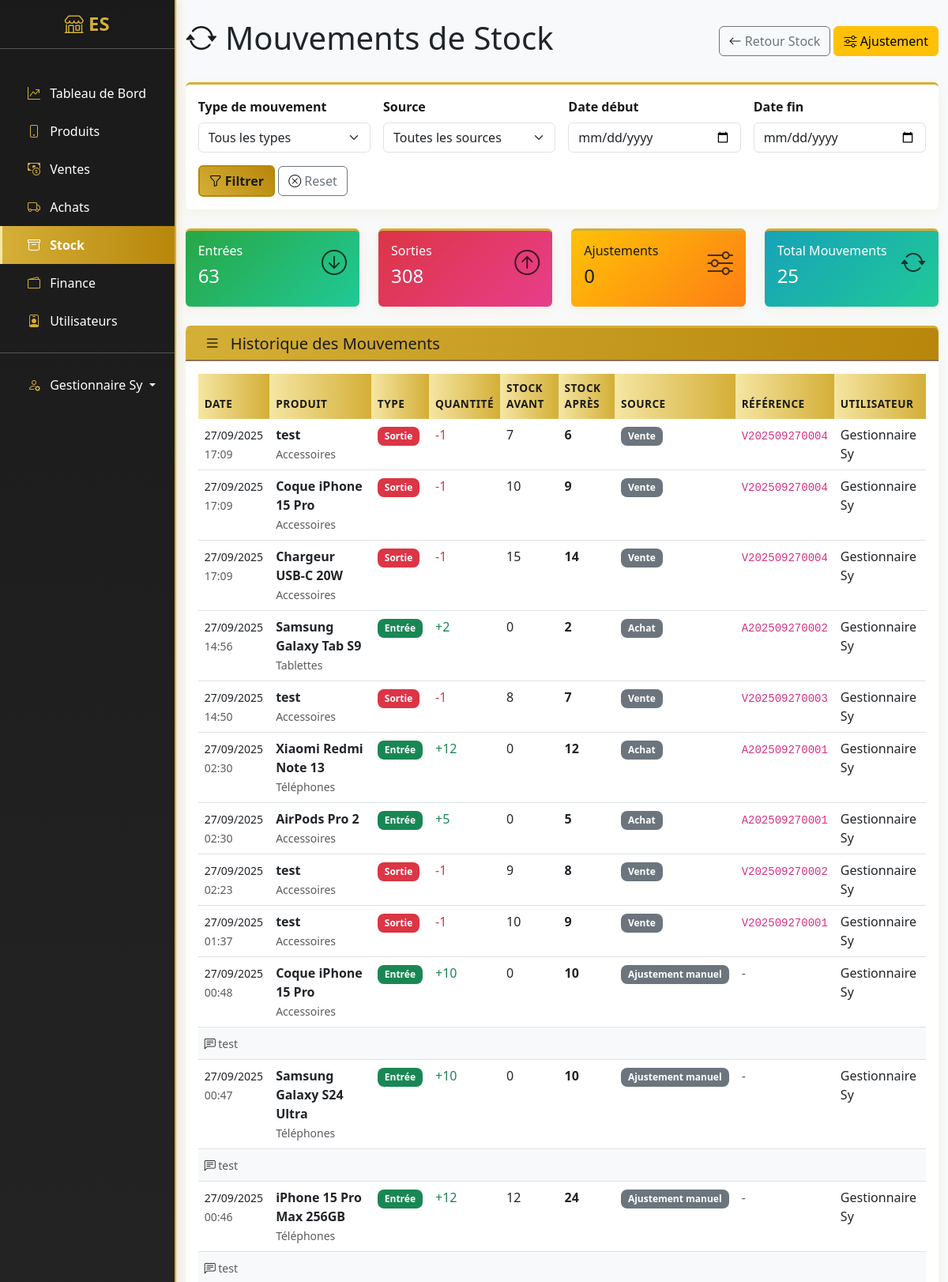
Screenshot of /stock/mouvements/ (signed in, upper part) with the database file from the repository.
### apps/users/models.py (models this page shows, shortened)
class User(AbstractUser):
    ROLE_CHOICES = [
        ('admin', 'Administrateur'),
        ('manager', 'Gestionnaire'),
        ('cashier', 'Caissier'),
    ]
    email = models.EmailField(unique=True)
    telephone = models.CharField(max_length=15, blank=True)
    role = models.CharField(max_length=20, choices=ROLE_CHOICES, default='Administrateur')
    date_creation = models.DateTimeField(auto_now_add=True)
    USERNAME_FIELD = 'username'
    REQUIRED_FIELDS = ['email']
    class Meta:
        verbose_name = "Utilisateur"
        verbose_name_plural = "Utilisateurs"

### apps/stock/models.py (models this page shows, shortened)
class MouvementStock(models.Model):
    TYPE_CHOICES = [
        ('ENTREE', 'Entrée'),
        ('SORTIE', 'Sortie'),
        ('AJUSTEMENT', 'Ajustement'),
        ('INVENTAIRE', 'Inventaire'),
    ]
    SOURCE_CHOICES = [
        ('achat', 'Achat'),
        ('vente', 'Vente'),
        ('ajustement', 'Ajustement manuel'),
        ('inventaire', 'Inventaire'),
        ('retour', 'Retour'),
        ('perte', 'Perte'),
    ]
    produit = models.ForeignKey(Produit, on_delete=models.CASCADE, related_name='mouvements')
    type = models.CharField(max_length=20, choices=TYPE_CHOICES)
    quantite = models.IntegerField()
    quantite_avant = models.PositiveIntegerField()
    quantite_apres = models.PositiveIntegerField()
    source = models.CharField(max_length=20, choices=SOURCE_CHOICES)
    reference = models.CharField(max_length=100, blank=True, help_text="Référence du document source")
    motif = models.TextField(blank=True)
    utilisateur = models.ForeignKey(User, on_delete=models.SET_NULL, null=True)
    date = models.DateTimeField(auto_now_add=True)
    class Meta:
        verbose_name = "Mouvement de stock"
        verbose_name_plural = "Mouvements de stock"
        ordering = ['-date']

### apps/produits/models.py (models this page shows, shortened)
class Produit(models.Model):
    nom = models.CharField(max_length=200)
    slug = models.SlugField(unique=True, blank=True)
    categorie = models.ForeignKey(Categorie, on_delete=models.CASCADE, related_name='produits')
    description = models.TextField(blank=True)
    prix_achat = models.DecimalField(max_digits=10, decimal_places=2, default=0)
    prix_vente = models.DecimalField(max_digits=10, decimal_places=2)
    quantite_stock = models.PositiveIntegerField(default=0)
    seuil_alerte = models.PositiveIntegerField(default=5, help_text="Quantité minimum avant alerte")
    date_ajout = models.DateTimeField(auto_now_add=True)
    image = models.ImageField(upload_to='produits/', blank=True, null=True)
    actif = models.BooleanField(default=True)
    class Meta:
        verbose_name = "Produit"
        verbose_name_plural = "Produits"
        ordering = ['-date_ajout']

class Categorie(models.Model):
    nom = models.CharField(max_length=100, unique=True)
    description = models.TextField(blank=True)
    date_creation = models.DateTimeField(auto_now_add=True)
    class Meta:
        verbose_name = "Catégorie"
        verbose_name_plural = "Catégories"
        ordering = ['nom']

### apps/stock/views.py (the view)
# urls.py: path('mouvements/', views.MouvementStockListView.as_view(), name='mouvements'),
class MouvementStockListView(LoginRequiredMixin, ListView):
    model = MouvementStock
    template_name = 'stock/mouvements.html'
    context_object_name = 'mouvements'
    paginate_by = 50
    def get_queryset(self):
        queryset = MouvementStock.objects.select_related('produit', 'utilisateur', 'produit__categorie').all()
        type_filter = self.request.GET.get('type')
        if type_filter:
            queryset = queryset.filter(type=type_filter)
        source_filter = self.request.GET.get('source')
        if source_filter:
            queryset = queryset.filter(source=source_filter)
        date_debut = self.request.GET.get('date_debut')
        if date_debut:
            queryset = queryset.filter(date__date__gte=date_debut)
        date_fin = self.request.GET.get('date_fin')
        if date_fin:
            queryset = queryset.filter(date__date__lte=date_fin)
        return queryset.order_by('-date')
    def get_context_data(self, **kwargs):
        context = super().get_context_data(**kwargs)
        mouvements = self.get_queryset()
        context['stats'] = {
            'entrees': mouvements.filter(type='ENTREE').aggregate(total=Sum('quantite'))['total'] or 0,
            'sorties': mouvements.filter(type='SORTIE').aggregate(total=Sum('quantite'))['total'] or 0,
            'ajustements': mouvements.filter(type='AJUSTEMENT').aggregate(total=Sum('quantite'))['total'] or 0,
        }
        return context

### templates/stock/mouvements.html (shortened to what this page needs)
{% extends 'base.html' %}
{% block content %}
<div class="d-flex justify-content-between align-items-center mb-4">
    <h1><i class="bi bi-arrow-repeat"></i> Mouvements de Stock</h1>
    <div>
        <a href="{% url 'stock:list' %}" class="btn btn-outline-secondary">
            <i class="bi bi-arrow-left"></i> Retour Stock
        </a>
        {% if user.role in 'admin,manager' %}
        <a href="{% url 'stock:ajustement' %}" class="btn btn-warning">
            <i class="bi bi-sliders" style="color: black;"></i> Ajustement
        </a>
        {% endif %}
    </div>
</div>
<div class="card mb-4">
    <div class="card-body">
        <form method="get" class="row g-3">
            <div class="col-md-3">
                <label class="form-label">Type de mouvement</label>
                <select name="type" class="form-select">
                    <option value="">Tous les types</option>
                </select>
            </div>
            <div class="col-md-3">
                <label class="form-label">Source</label>
                <select name="source" class="form-select">
                    <option value="">Toutes les sources</option>
                </select>
            </div>
            <div class="col-md-3">
                <label class="form-label">Date début</label>
                <input type="date" name="date_debut" class="form-control" value="{{ request.GET.date_debut }}">
            </div>
            <div class="col-md-3">
                <label class="form-label">Date fin</label>
                <input type="date" name="date_fin" class="form-control" value="{{ request.GET.date_fin }}">
            </div>
            <div class="col-12">
                <button type="submit" class="btn btn-primary">
                    <i class="bi bi-funnel" style="color: black;"></i> Filtrer
                </button>
                <a href="{% url 'stock:mouvements' %}" class="btn btn-outline-secondary">
                    <i class="bi bi-x-circle"></i> Reset
                </a>
            </div>
        </form>
    </div>
</div>
<div class="row mb-4">
    <div class="col-md-3">
        <div class="card bg-success text-white">
            <div class="card-body">
                <div class="d-flex justify-content-between">
                    <div>
                        <h6>Entrées</h6>
                        <h4>{{ stats.entrees|default:0 }}</h4>
                    </div>
                    <i class="bi bi-arrow-down-circle" style="font-size: 2rem; opacity: 0.7; color: black;"></i>
                </div>
            </div>
        </div>
    </div>
    <div class="col-md-3">
        <div class="card bg-danger text-white">
            <div class="card-body">
                <div class="d-flex justify-content-between">
                    <div>
                        <h6>Sorties</h6>
                        <h4>{{ stats.sorties|default:0 }}</h4>
                    </div>
                    <i class="bi bi-arrow-up-circle" style="font-size: 2rem; opacity: 0.7; color: black;"></i>
                </div>
            </div>
        </div>
    </div>
    <div class="col-md-3">
        <div class="card bg-warning text-dark">
            <div class="card-body">
                <div class="d-flex justify-content-between">
                    <div>
                        <h6>Ajustements</h6>
                        <h4>{{ stats.ajustements|default:0 }}</h4>
                    </div>
                    <i class="bi bi-sliders" style="font-size: 2rem; opacity: 0.7; color: black;"></i>
                </div>
            </div>
        </div>
    </div>
    <div class="col-md-3">
        <div class="card bg-info text-white">
            <div class="card-body">
                <div class="d-flex justify-content-between">
                    <div>
                        <h6>Total Mouvements</h6>
                        <h4>{{ mouvements.count|default:0 }}</h4>
                    </div>
                    <i class="bi bi-arrow-repeat" style="font-size: 2rem; opacity: 0.7; color: black;"></i>
                </div>
            </div>
        </div>
    </div>
</div>
<div class="card">
    <div class="card-header">
        <h5 class="card-title mb-0">
            <i class="bi bi-list p-2" style="color: black;"></i> Historique des Mouvements
        </h5>
    </div>
    <div class="card-body">
        <div class="table-responsive">
            <table class="table table-hover">
                <thead>
                    <tr>
                        <th>Date</th>
                        <th>Produit</th>
                        <th>Type</th>
                        <th>Quantité</th>
                        <th>Stock Avant</th>
                        <th>Stock Après</th>
                        <th>Source</th>
                        <th>Référence</th>
                        <th>Utilisateur</th>
                    </tr>
                </thead>
                <tbody>
                    {% for mouvement in mouvements %}
                    <tr>
                        <td>
                            <small>{{ mouvement.date|date:"d/m/Y" }}</small><br>
                            <small class="text-muted">{{ mouvement.date|date:"H:i" }}</small>
                        </td>
                        <td>
                            <strong>{{ mouvement.produit.nom }}</strong>
                            <br><small class="text-muted">{{ mouvement.produit.categorie.nom }}</small>
                        </td>
                        <td>
                            <span class="badge {% if mouvement.type == 'ENTREE' %}bg-success{% elif mouvement.type == 'SORTIE' %}bg-danger{% elif mouvement.type == 'AJUSTEMENT' %}bg-warning{% else %}bg-info{% endif %}">
                                {{ mouvement.get_type_display }}
                            </span>
                        </td>
                        <td>
                            <span class="{% if mouvement.type == 'ENTREE' %}text-success{% elif mouvement.type == 'SORTIE' %}text-danger{% endif %}">
                                {% if mouvement.type == 'ENTREE' %}+{% elif mouvement.type == 'SORTIE' %}-{% endif %}{{ mouvement.quantite }}
                            </span>
                        </td>
                        <td>{{ mouvement.quantite_avant }}</td>
                        <td>
                            <strong>{{ mouvement.quantite_apres }}</strong>
                        </td>
                        <td>
                            <span class="badge bg-secondary">{{ mouvement.get_source_display }}</span>
                        </td>
                        <td>
                            {% if mouvement.reference %}
                            <code>{{ mouvement.reference }}</code>
                            {% else %}
                            <span class="text-muted">-</span>
                            {% endif %}
                        </td>
                        <td>
                            {% if mouvement.utilisateur %}
                            {{ mouvement.utilisateur.get_full_name|default:mouvement.utilisateur.username }}
                            {% else %}
                            <span class="text-muted">Système</span>
                            {% endif %}
                        </td>
                    </tr>
                    {% if mouvement.motif %}
                    <tr class="table-light">
                        <td colspan="9">
                            <small class="text-muted">
                                <i class="bi bi-chat-left-text"></i> {{ mouvement.motif }}
                            </small>
                        </td>
                    </tr>
                    {% endif %}
                    {% endfor %}
                </tbody>
            </table>
        </div>
    </div>
</div>
{% endblock %}

### templates/base.html (shortened to what this page needs)
<!DOCTYPE html>
<html lang="fr">
<head>
    <link href="https://cdn.jsdelivr.net/npm/bootstrap@5.3.0/dist/css/bootstrap.min.css" rel="stylesheet">
    <link rel="stylesheet" href="https://cdn.jsdelivr.net/npm/bootstrap-icons@1.11.0/font/bootstrap-icons.css">
    {% load static %}
    <link rel="stylesheet" href="{% static 'css/custom.css' %}">
</head>
<body>
    <div id="wrapper">
        <div class="d-md-flex">
            <nav id="sidebar" class="text-white collapse d-md-block" style="width: 250px; min-height: 100vh;">
                <div class="position-sticky">
                    <div class="py-3">
                        <h4 class="text-center">
                            <i class="logo bi-shop"></i> ES
                        </h4>
                        <hr>
                    </div>
                    <div class="nav flex-column">
                        <a href="{% url 'dashboard:index' %}" class="nav-link text-white {% if request.resolver_match.app_name == 'dashboard' %}active{% endif %}">
                            <i class="logo bi-graph-up-arrow px-2"></i> Tableau de Bord
                        </a>
                        <a href="{% url 'produits:list' %}" class="nav-link text-white {% if request.resolver_match.app_name == 'produits' %}active{% endif %}">
                            <i class="logo bi-phone px-2"></i> Produits
                        </a>
                        <a href="{% url 'ventes:list' %}" class="nav-link text-white {% if request.resolver_match.app_name == 'ventes' %}active{% endif %}">
                            <i class="logo bi-cash-coin px-2"></i> Ventes
                        </a>
                        <a href="{% url 'achats:list' %}" class="nav-link text-white {% if request.resolver_match.app_name == 'achats' %}active{% endif %}">
                            <i class="logo bi-truck px-2"></i> Achats
                        </a>
                        <a href="{% url 'stock:list' %}" class="nav-link text-white {% if request.resolver_match.app_name == 'stock' %}active{% endif %}">
                            <i class="logo bi-archive px-2"></i> Stock
                        </a>
                        <a href="{% url 'finance:overview' %}" class="nav-link text-white {% if request.resolver_match.app_name == 'finance' %}active{% endif %}">
                            <i class="logo bi-wallet2 px-2"></i> Finance
                        </a>
                        {% if user.role in 'admin,manager' %}
                        <a href="{% url 'users:user_list' %}" class="nav-link text-white {% if request.resolver_match.app_name == 'users' %}active{% endif %}">
                            <i class="logo bi-person-badge px-2"></i> Utilisateurs
                        </a>
                        {% endif %}
                        <hr>
                        <div class="dropdown">
                            <a class="nav-link text-white dropdown-toggle" href="#" role="button" data-bs-toggle="dropdown">
                                <i class="logo bi-person-gear px-2"></i> {{ user.get_full_name|default:user.username }}
                            </a>
                        </div>
                    </div>
                </div>
            </nav>
            <main class="flex-fill">
                <div class="container-fluid py-4">
                    {% block content %}{% endblock %}
                </div>
            </main>
        </div>
    </div>
    {% load static %}
</body>
</html>

### rows the page displays
User: get_full_name "Gestionnaire Sy"
MouvementStock: date "27/09/2025", date "17:09", produit.nom "test", produit.categorie.nom "Accessoires", type "Sortie", quantite "1", quantite_avant "7", quantite_apres "6", source "Vente", reference "V202509270004", utilisateur.get_full_name "Gestionnaire Sy"
MouvementStock: date "27/09/2025", date "17:09", produit.nom "Coque iPhone 15 Pro", produit.categorie.nom "Accessoires", type "Sortie", quantite "1", quantite_avant "10", quantite_apres "9", source "Vente", reference "V202509270004", utilisateur.get_full_name "Gestionnaire Sy"
MouvementStock: date "27/09/2025", date "17:09", produit.nom "Chargeur USB-C 20W", produit.categorie.nom "Accessoires", type "Sortie", quantite "1", quantite_avant "15", quantite_apres "14", source "Vente", reference "V202509270004", utilisateur.get_full_name "Gestionnaire Sy"
MouvementStock: date "27/09/2025", date "14:56", produit.nom "Samsung Galaxy Tab S9", produit.categorie.nom "Tablettes", type "Entrée", quantite "2", quantite_avant "0", quantite_apres "2", source "Achat", reference "A202509270002", utilisateur.get_full_name "Gestionnaire Sy"
MouvementStock: date "27/09/2025", date "14:50", produit.nom "test", produit.categorie.nom "Accessoires", type "Sortie", quantite "1", quantite_avant "8", quantite_apres "7", source "Vente", reference "V202509270003", utilisateur.get_full_name "Gestionnaire Sy"
MouvementStock: date "27/09/2025", date "02:30", produit.nom "Xiaomi Redmi Note 13", produit.categorie.nom "Téléphones", type "Entrée", quantite "12", quantite_avant "0", quantite_apres "12", source "Achat", reference "A202509270001", utilisateur.get_full_name "Gestionnaire Sy"
MouvementStock: date "27/09/2025", date "02:30", produit.nom "AirPods Pro 2", produit.categorie.nom "Accessoires", type "Entrée", quantite "5", quantite_avant "0", quantite_apres "5", source "Achat", reference "A202509270001", utilisateur.get_full_name "Gestionnaire Sy"
MouvementStock: date "27/09/2025", date "02:23", produit.nom "test", produit.categorie.nom "Accessoires", type "Sortie", quantite "1", quantite_avant "9", quantite_apres "8", source "Vente", reference "V202509270002", utilisateur.get_full_name "Gestionnaire Sy"
MouvementStock: date "27/09/2025", date "01:37", produit.nom "test", produit.categorie.nom "Accessoires", type "Sortie", quantite "1", quantite_avant "10", quantite_apres "9", source "Vente", reference "V202509270001", utilisateur.get_full_name "Gestionnaire Sy"
MouvementStock: date "27/09/2025", date "00:48", produit.nom "Coque iPhone 15 Pro", produit.categorie.nom "Accessoires", type "Entrée", quantite "10", quantite_avant "0", quantite_apres "10", source "Ajustement manuel", utilisateur.get_full_name "Gestionnaire Sy", motif "test"
MouvementStock: date "27/09/2025", date "00:47", produit.nom "Samsung Galaxy S24 Ultra", produit.categorie.nom "Téléphones", type "Entrée", quantite "10", quantite_avant "0", quantite_apres "10", source "Ajustement manuel", utilisateur.get_full_name "Gestionnaire Sy", motif "test"
MouvementStock: date "27/09/2025", date "00:46", produit.nom "iPhone 15 Pro Max 256GB", produit.categorie.nom "Téléphones", type "Entrée", quantite "12", quantite_avant "12", quantite_apres "24", source "Ajustement manuel", utilisateur.get_full_name "Gestionnaire Sy", motif "test"

### other values shown
{{ stats.entrees|default:0 }} "63"
{{ stats.sorties|default:0 }} "308"
{{ stats.ajustements|default:0 }} "0"
{{ mouvements.count|default:0 }} "25"
